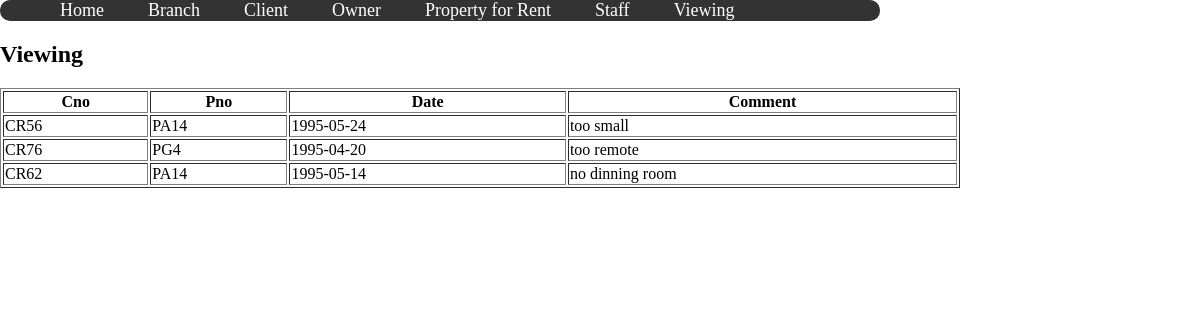
The page /viewing.php on the database its author committed.
### tables this page shows
CREATE TABLE IF NOT EXISTS `viewing` (
  `Cno` char(4) NOT NULL,
  `Pno` char(4) NOT NULL,
  `Date` date NOT NULL,
  `Comment` char(30) NOT NULL
);

### viewing.php (the view, shortened to what this page needs)
<?php
	include('nav.php');
	$result = mysql_query("SELECT * FROM viewing");
?>
<html xmlns="http://www.w3.org/1999/xhtml">
<head>
</head>
<h2>Viewing</h2>
<body>
    <table  border="1" style="width:80%">
        <th>Cno</th>
        <th>Pno</th>
        <th>Date</th>
        <th>Comment</th>
   		<?php
	   		while ( $row = mysql_fetch_assoc($result)){
				echo("<tr>");
				echo("<td>".$row['Cno']."</td>");
				echo("<td>".$row['Pno']."</td>");
				echo("<td>".$row['Date']."</td>");
				echo("<td>".$row['Comment']."</td>");
				echo("</tr>");
			}
		?>
    </table>
</body>
</html>

### nav.php (style rules this page uses)
body { width:100%; height:90%; margin:auto; font-family:"Times New Roman", Times, serif; font-size:16px; }

### rows shown on the page
viewing: Cno "CR56", Pno "PA14", Date "1995-05-24", Comment "too small"
viewing: Cno "CR76", Pno "PG4", Date "1995-04-20", Comment "too remote"
viewing: Cno "CR62", Pno "PA14", Date "1995-05-14", Comment "no dinning room"
